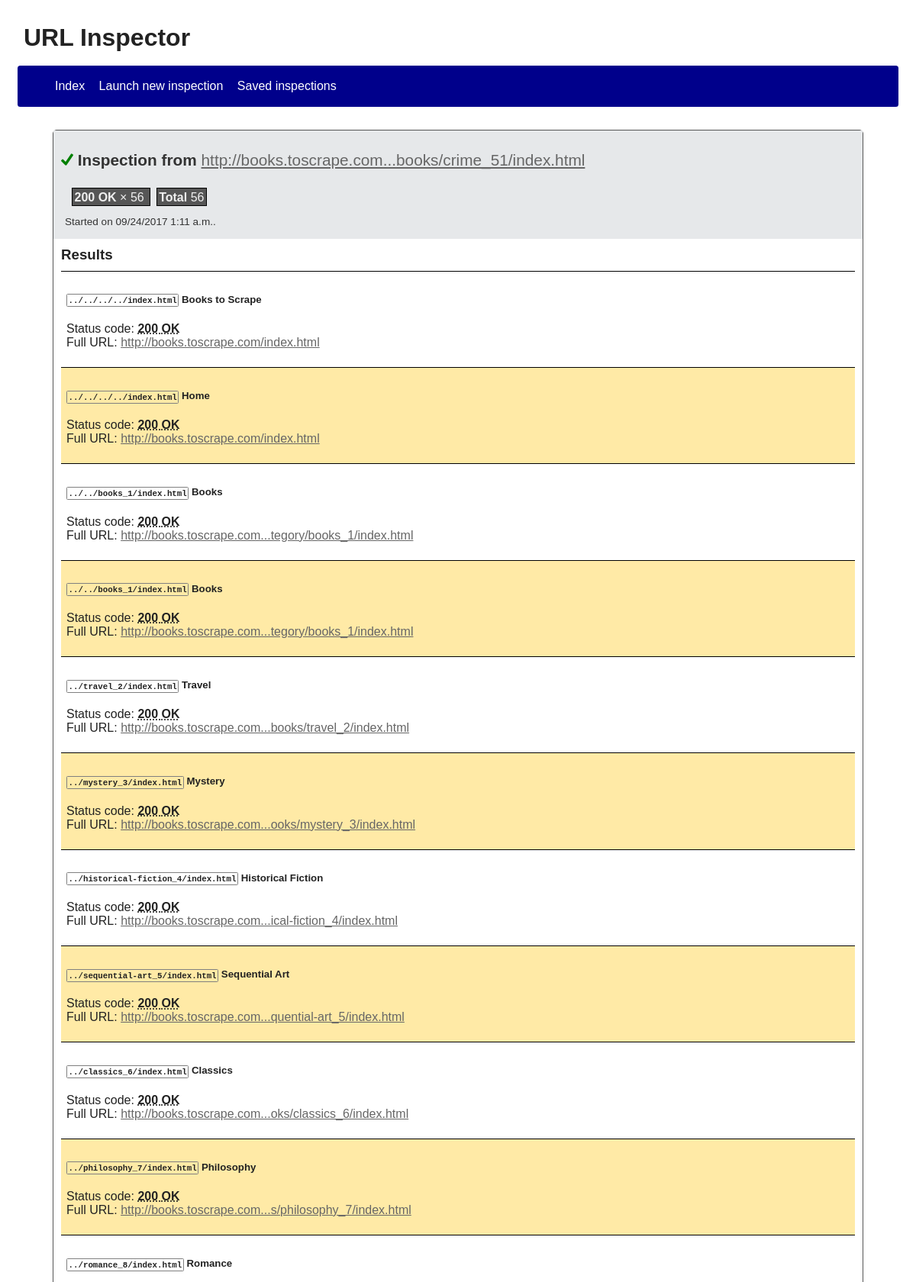
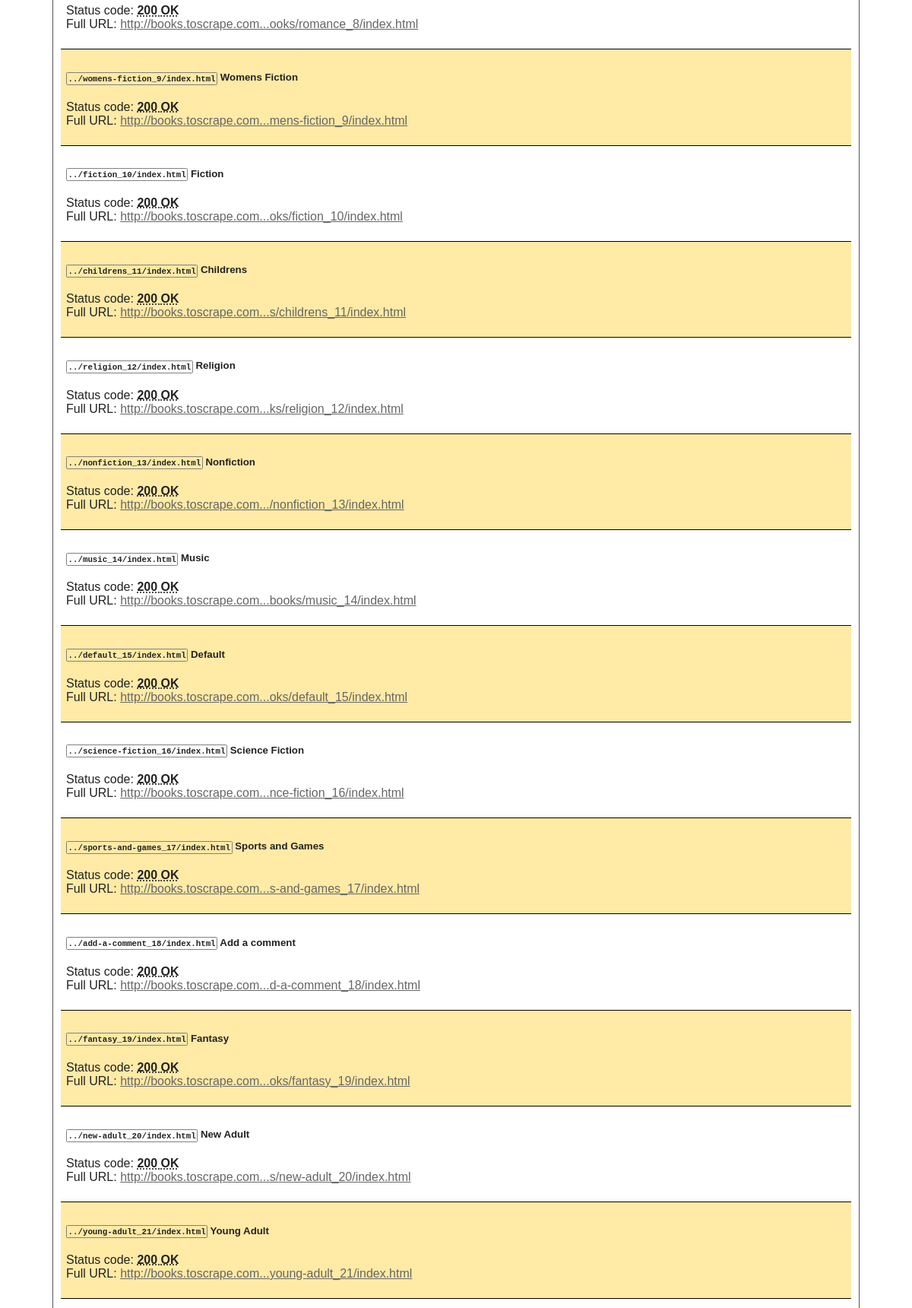
The app's page /inspection/72 (upper part) with its own data (2 pictures, top to bottom).
### URLInspectorApp/models.py (models this page shows, shortened)
class Extraction(models.Model):
    STARTED = "started"
    TERMINATED = "terminated"
    CANCELLED = "cancelled"
    choices_status = (
        (STARTED, "Started"),
        (TERMINATED, "Terminated"),
        (CANCELLED, "Cancelled"),
    )
    url = models.URLField()
    start_date = models.DateTimeField(default=timezone.now)
    status = models.CharField(
        max_length=16,
        choices=choices_status,
        default=STARTED
    )
    @staticmethod
    def urlitems_occurrences(items):
        o = dict()
        for i in items:
            o[i.status_code] = 1 + o.get(i.status_code, 0)
        return o

class URLItem(models.Model):
    status_codes = [
        (c.value, c.phrase) for c in http.HTTPStatus
    ]
    str_max_length = 50
    extraction = models.ForeignKey(Extraction, on_delete=models.CASCADE)
    name = models.CharField(max_length=256)
    url = models.URLField()
    absolute_url = models.URLField()
    status_code = models.PositiveSmallIntegerField(choices=status_codes)

### URLInspectorApp/views.py (the view)
# urls.py: url(r"^inspection/(?P<pk>\d+)", views.InspectionView.as_view(), name="inspection"),
class InspectionView(DetailView, GlobalContextMixin):
    template_name = template_root + "/inspection.html"
    context_object_name = "extraction"
    model = Extraction
    def get_context_data(self, **kwargs):
        super_context = super(InspectionView, self).get_context_data(**kwargs)
        super_context["items"] = super_context["extraction"].urlitem_set.all()
        super_context["occurrences"] = Extraction.urlitems_occurrences(super_context["items"])
        return super_context

### URLInspectorApp/templatetags/ui_utils.py (called while the page is built)
@register.filter()
@stringfilter
def http_code_phrase(code):
    if code.isdigit():
        try:
            return HTTPStatus(int(code)).phrase
        except ValueError:
            pass
    return ""

@register.filter("http_code_desc")
@stringfilter
def http_code_description(code):
    if code.isdigit():
        try:
            return HTTPStatus(int(code)).description
        except ValueError:
            pass
    return ""

@register.filter()
@stringfilter
def truncate_chars_middle(text, limit, sep="..."):
    if not text or limit < 0:
        return ""
    length = len(text)
    if length < limit:
        return text
    else:
        first_half = ceil(limit / 2)
        second_half = length - floor(limit / 2)
        return text[:first_half] + sep + text[second_half:]

### URLInspectorApp/views.py (called while the page is built)
    def get_context_data(self, **kwargs):
        super_context = super(GlobalContextMixin, self).get_context_data(**kwargs)
        context = self.global_context.copy()
        context.update(super_context)
        return context

### URLInspectorApp/templates/url_inspector/inspection.html (shortened to what this page needs)
{% extends "url_inspector/base.html" %}
{% load static %}
{% load ui_utils %}
{% block head %}
    <link type="text/css" rel="stylesheet" href="{% static 'url_inspector/style_inspection.css' %}">
{% endblock %}
{% block content %}
    <section id="inspection-heading">
        <h2>
            <img
                width="16px" height="16px"
                {% with suffix=extraction.status|add:'.png' %}
                    src="{% static 'url_inspector/status_'|add:suffix %}"
                {% endwith %}
            >
            Inspection from
            <a
               href="{{ extraction.url }}"
               style="font-weight: normal"
               {% if extraction.url|length > length_url_max %} title="{{ extraction.url }}" {% endif %}
                >
               {{ extraction.url|truncate_chars_middle:length_url_max }}
            </a>
        </h2>
        {% if extraction.status == "terminated" %}
            {% if items %}
                <div class="tiles">
                    {% for code, occurrence in occurrences.items|dictsortreversed:1 %}
                        <span>
                            <b>{{ code }} {{ code|http_code_phrase }}</b>
                            × {{ occurrence }}
                        </span>
                    {% endfor %}
                    <span><b>Total</b> {{ items|length }}</span>
                </div>
            {% endif %}
        {% endif %}
        <footer>
            Started on {{ extraction.start_date|date:"SHORT_DATETIME_FORMAT" }}.
        </footer>
    </section>
    {% if extraction.status == "started" %}
        <p>
            This page will <b>reload every {{ inspection_refresh }} seconds</b> until the results are complete.<br>
            Please be patient and wait.
        </p>
        <img src="{% static 'url_inspector/loading.gif' %}" width='36px' height='36px'>
    {% elif extraction.status == "cancelled" %}
        <p>This inspection was interrupted while running. Please rerun it to collect new data.</p>
    {% elif extraction.status == "terminated" %}
        {% if items %}
            <h3>Results</h3>
            <section id="inspection-results">
                {% for item in items %}
                    <article>
                        <h5>
                            <code>{{ item.url }}</code>
                            {{ item.name }}
                        </h5>
                        <p>
                            Status code:
                            <abbr title="{{ item.status_code|http_code_desc }}">
                                <b>{{ item.status_code }} {{ item.status_code|http_code_phrase }}</b>
                            </abbr><br>
                            Full URL:
                            <a
                                href="{{ item.absolute_url }}"
                                {% if item.absolute_url|length > length_url_max %} title="{{ item.absolute_url }}" {% endif %}
                               >
                                {{ item.absolute_url|truncate_chars_middle:length_url_max }}
                            </a>
                        </p>
                    </article>
                {% endfor %}
            </section>
        {% else %}
            <p>No URLs were scraped in this inspection.</p>
        {% endif %}
    {% endif %}
{% endblock %}

### URLInspectorApp/static/url_inspector/style.css (style rules this page uses)
body { font-family: "Cantarell", "Liberation Sans"; color: #222; padding: 5px; }
body a { color: #666; }
main > * { margin: 10px; }
code { padding: 1.5px; border-radius: 1.5px; border: 1px solid gray; }

### URLInspectorApp/static/url_inspector/style_inspection.css (style rules this page uses)
section#inspection-heading { color: #333; background-color: #E6E8EA; margin: 0px; padding: 10px; }
section#inspection-heading > h2 { font-size: 130%; }
section#inspection-heading > footer { font-size: 85%; margin: 5px; }
section#inspection-results > article { padding: 7px; border-top: 1px solid black; }
section#inspection-results > article:nth-child(2n) { background-color: #FFEAA6; }
div.tiles { margin: inherit; padding: inherit; }
div.tiles > span { color: #EFEFEF; background-color: #565656; border: 1px solid black; padding: 2.5px; margin: 4px; }

### records on screen
Extraction: status (picture), url "http://books.toscrape.com...books/crime_51/index.html", start_date "09/24/2017 1:11 a.m."
URLItem: url "../../../../index.html", name "Books to Scrape", status_code "200", status_code|http_code_phrase "OK", absolute_url "http://books.toscrape.com/index.html"
URLItem: url "../../../../index.html", name "Home", status_code "200", status_code|http_code_phrase "OK", absolute_url "http://books.toscrape.com/index.html"
URLItem: url "../../books_1/index.html", name "Books", status_code "200", status_code|http_code_phrase "OK", absolute_url "http://books.toscrape.com...tegory/books_1/index.html"
URLItem: url "../../books_1/index.html", name "Books", status_code "200", status_code|http_code_phrase "OK", absolute_url "http://books.toscrape.com...tegory/books_1/index.html"
URLItem: url "../travel_2/index.html", name "Travel", status_code "200", status_code|http_code_phrase "OK", absolute_url "http://books.toscrape.com...books/travel_2/index.html"
URLItem: url "../mystery_3/index.html", name "Mystery", status_code "200", status_code|http_code_phrase "OK", absolute_url "http://books.toscrape.com...ooks/mystery_3/index.html"
URLItem: url "../historical-fiction_4/index.html", name "Historical Fiction", status_code "200", status_code|http_code_phrase "OK", absolute_url "http://books.toscrape.com...ical-fiction_4/index.html"
URLItem: url "../sequential-art_5/index.html", name "Sequential Art", status_code "200", status_code|http_code_phrase "OK", absolute_url "http://books.toscrape.com...quential-art_5/index.html"
URLItem: url "../classics_6/index.html", name "Classics", status_code "200", status_code|http_code_phrase "OK", absolute_url "http://books.toscrape.com...oks/classics_6/index.html"
URLItem: url "../philosophy_7/index.html", name "Philosophy", status_code "200", status_code|http_code_phrase "OK", absolute_url "http://books.toscrape.com...s/philosophy_7/index.html"
URLItem: url "../romance_8/index.html", name "Romance", status_code "200", status_code|http_code_phrase "OK", absolute_url "http://books.toscrape.com...ooks/romance_8/index.html"
URLItem: url "../womens-fiction_9/index.html", name "Womens Fiction", status_code "200", status_code|http_code_phrase "OK", absolute_url "http://books.toscrape.com...mens-fiction_9/index.html"
URLItem: url "../fiction_10/index.html", name "Fiction", status_code "200", status_code|http_code_phrase "OK", absolute_url "http://books.toscrape.com...oks/fiction_10/index.html"
URLItem: url "../childrens_11/index.html", name "Childrens", status_code "200", status_code|http_code_phrase "OK", absolute_url "http://books.toscrape.com...s/childrens_11/index.html"
URLItem: url "../religion_12/index.html", name "Religion", status_code "200", status_code|http_code_phrase "OK", absolute_url "http://books.toscrape.com...ks/religion_12/index.html"
URLItem: url "../nonfiction_13/index.html", name "Nonfiction", status_code "200", status_code|http_code_phrase "OK", absolute_url "http://books.toscrape.com.../nonfiction_13/index.html"
URLItem: url "../music_14/index.html", name "Music", status_code "200", status_code|http_code_phrase "OK", absolute_url "http://books.toscrape.com...books/music_14/index.html"
URLItem: url "../default_15/index.html", name "Default", status_code "200", status_code|http_code_phrase "OK", absolute_url "http://books.toscrape.com...oks/default_15/index.html"
URLItem: url "../science-fiction_16/index.html", name "Science Fiction", status_code "200", status_code|http_code_phrase "OK", absolute_url "http://books.toscrape.com...nce-fiction_16/index.html"
URLItem: url "../sports-and-games_17/index.html", name "Sports and Games", status_code "200", status_code|http_code_phrase "OK", absolute_url "http://books.toscrape.com...s-and-games_17/index.html"
URLItem: url "../add-a-comment_18/index.html", name "Add a comment", status_code "200", status_code|http_code_phrase "OK", absolute_url "http://books.toscrape.com...d-a-comment_18/index.html"
URLItem: url "../fantasy_19/index.html", name "Fantasy", status_code "200", status_code|http_code_phrase "OK", absolute_url "http://books.toscrape.com...oks/fantasy_19/index.html"
URLItem: url "../new-adult_20/index.html", name "New Adult", status_code "200", status_code|http_code_phrase "OK", absolute_url "http://books.toscrape.com...s/new-adult_20/index.html"
URLItem: url "../young-adult_21/index.html", name "Young Adult", status_code "200", status_code|http_code_phrase "OK", absolute_url "http://books.toscrape.com...young-adult_21/index.html"

### other values on screen
{{ code }} "200"
{{ code|http_code_phrase }} "OK"
{{ occurrence }} "56"
{{ items|length }} "56"
